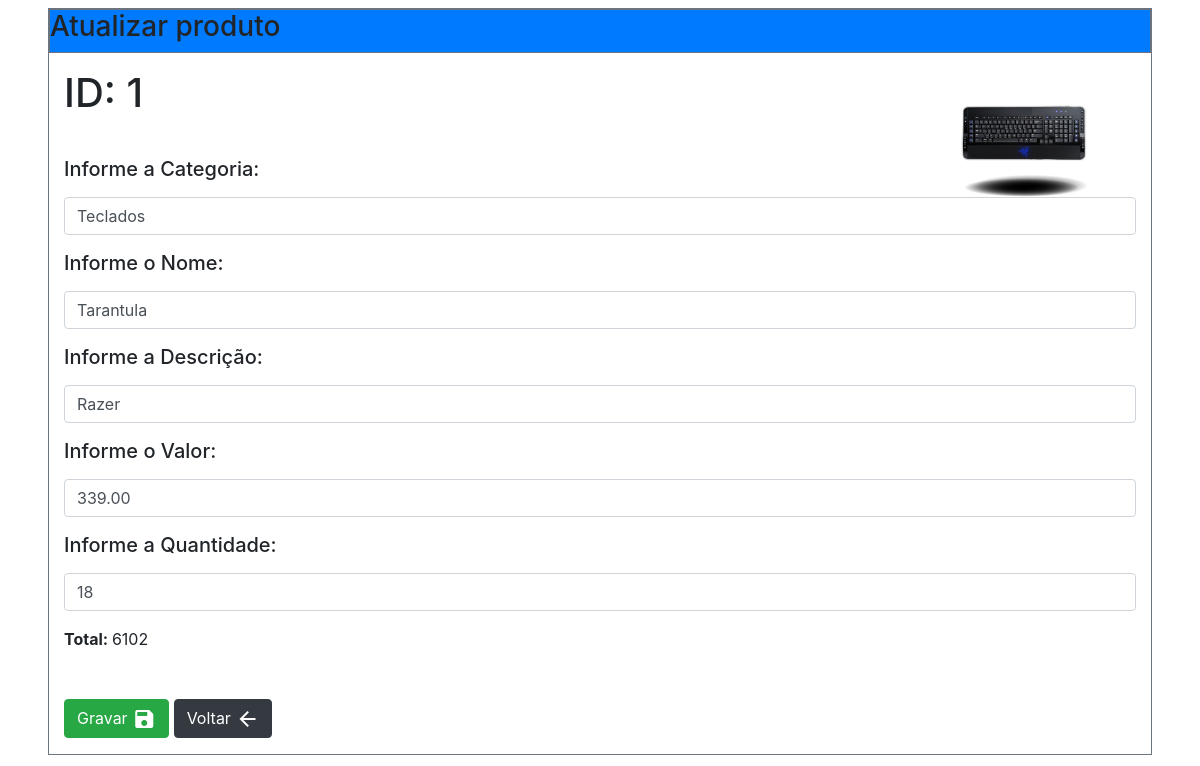
/formularios/frmEdtProdutos.php?ID=1 (signed in), run on the app's committed database.
### tables this page shows
CREATE TABLE `produtos` (
  `ID` int(10) NOT NULL,
  `Categoria` varchar(30) NOT NULL,
  `Fabricante` varchar(45) NOT NULL,
  `Nome` varchar(45) NOT NULL,
  `Valor` decimal(20,2) NOT NULL,
  `Quantidade` int(10) NOT NULL,
  `Imagem` varchar(45) NOT NULL
);

### formularios/frmEdtProdutos.php (the view, shortened to what this page needs)
<?php
    $id = trim($_GET['ID']);
    $pdo = Conexao::conectar();
    $pdo->setAttribute(PDO::ATTR_ERRMODE, PDO::ERRMODE_EXCEPTION);
    $sql = "SELECT * FROM produtos WHERE ID=?";
    $query = $pdo->prepare($sql);
    $query->execute(array($id));
    $dados = $query->fetch(PDO::FETCH_ASSOC);
    $pro_imagem = $dados['Imagem'];
    $pro_categoria = $dados['Categoria'];
    $pro_nome = $dados['Nome'];
    $pro_fabricante = $dados['Fabricante'];
    $pro_valor = $dados['Valor'];
    $pro_quantidade = $dados['Quantidade'];
    $total = $pro_quantidade *$pro_valor;
?>
<!DOCTYPE html>
<html lang="pt-br">
<head>
    <link rel='stylesheet' href='https://stackpath.bootstrapcdn.com/bootstrap/4.1.3/css/bootstrap.min.css'>
    <link rel='stylesheet' href='../bootstrap-4.5.2-dist/dist/css/bootstrap.min.css'>
</head>
<body>
<div  class="table-responsive-xl ml-5 mr-5 mt-2">
        <div class="border border-secondary">
        <div class= "table border border-secondary bg-primary">
             <h3>Atualizar produto</h3>
        </div>
              <form action="../metodos/edtProdutos.php" method="post" id="frmEdtProdutos.php" name="frmEdtProdutos" class="col s12">
              <img class="img-responsive float-right mr-5" src='../imagens/catalogo/<?php echo $pro_imagem; ?>'>
                    <div class= "form-group">
                        <div class="form-group">
                            <label for="lblPro_Id"><blockquote><h1>ID: <?php echo $id;?></h1></blockquote></label>
                        </div>
                    </div>
                    <div class= "form-group">
                            <label for="lblPro_Categoria"><h5>Informe a Categoria:</h5></label>
                            <input type="text"  class="form-control"
                                id="txtPro_Categoria" name="txtPro_Categoria" value="<?php echo $pro_categoria;?>">
                    </div>
                    <div class= "form-group">
                            <label for="lblPro_Nome"><h5>Informe o Nome:</h5></label>
                            <input type="text"  class="form-control"
                                id="txtPro_Nome" name="txtPro_Nome" value="<?php echo $pro_nome;?>">
                    </div>
                    <div class= "form-group">
                            <label for="lblPro_Descricao"><h5>Informe a Descrição:</h5></label>
                            <input type="text"  class="form-control"
                                id="txtPro_Fabricante" name="txtPro_Fabricante" value="<?php echo $pro_fabricante;?>">
                    </div>
                    <div class="form-group">
                            <label for="lblPro_Valor"><h5>Informe o Valor:</h5></label>
                            <input step="0.01" type="number" class="form-control"
                            id="txtPro_Valor" name="txtPro_Valor" onblur="calcular()" value="<?php echo $pro_valor;?>">
                    </div>
                    <div class="form-group">
                            <label for="lblPro_Quantidade"><h5>Informe a Quantidade:</h5></label>
                            <input step="0.01" type="number" class="form-control"
                            id="txtPro_Quantidade" name="txtPro_Quantidade" onblur="calcular()" value="<?php echo $pro_quantidade;?>">
                    </div>
                    <div class="form-group">
                        <label for="lblTotal"><b>Total: </b><label id="total"></label><?php echo $total;?></label>
                    </div>
                    <div class="form-group">
                        <br>
                        <button class="btn btn-primary btn btn-success" type="submit" name="btnGrv">Gravar
                            <i class="material-icons right align-middle">save</i>
                        </button>
                        <button class="btn btn-primary btn btn-dark" type="button" name="btnVoltar" onclick="JavaScript:location.href='../formularios/frmListarProdutos.php'">Voltar
                            <i class="material-icons right align-middle">arrow_back</i>
                        </button>
                    </div>
              </form>
        </div>
    </div>
</body>
</html>

### data on the page
produtos: Imagem (picture), txtPro_Categoria "Teclados", txtPro_Nome "Tarantula", txtPro_Fabricante "Razer", txtPro_Valor "339.00", txtPro_Quantidade "18", total "6102"

### other printed values
$id "1"
